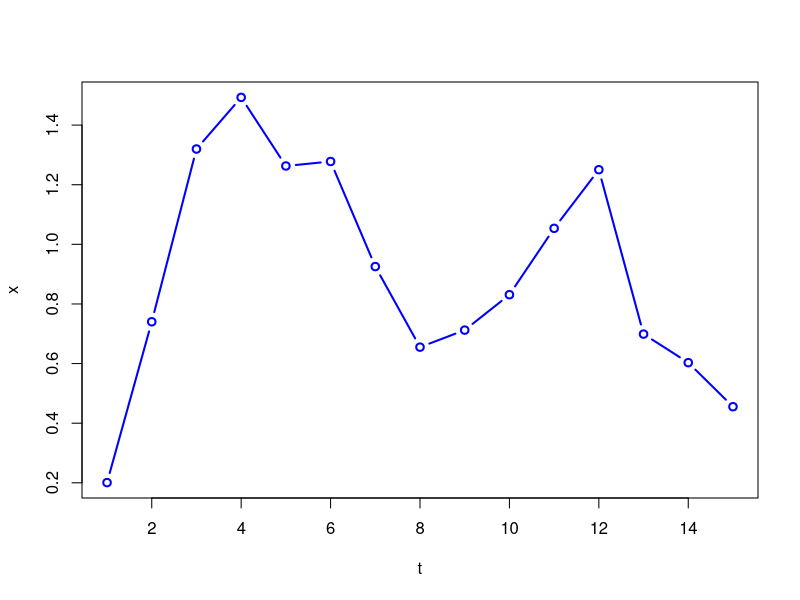
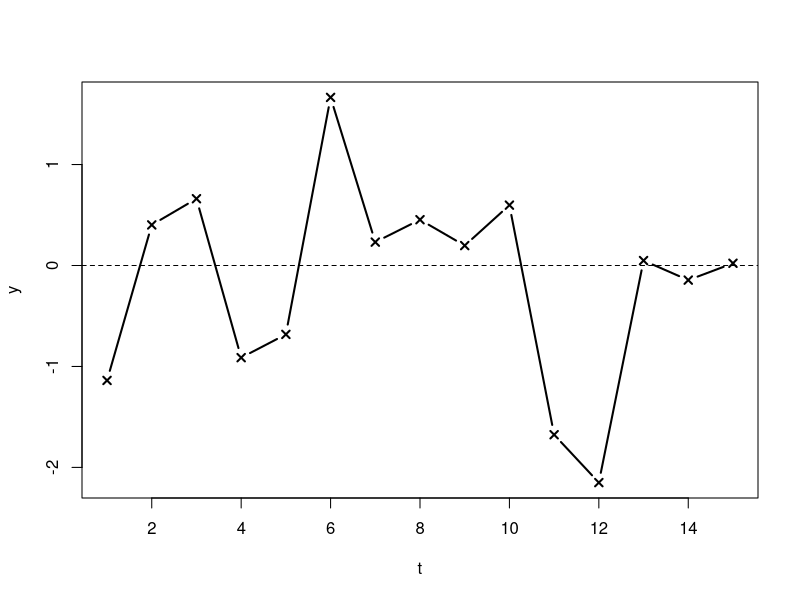
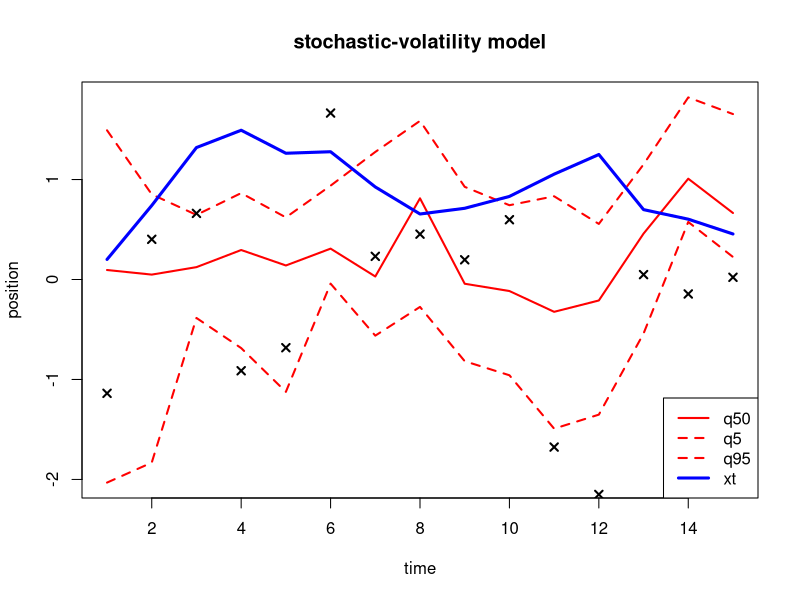
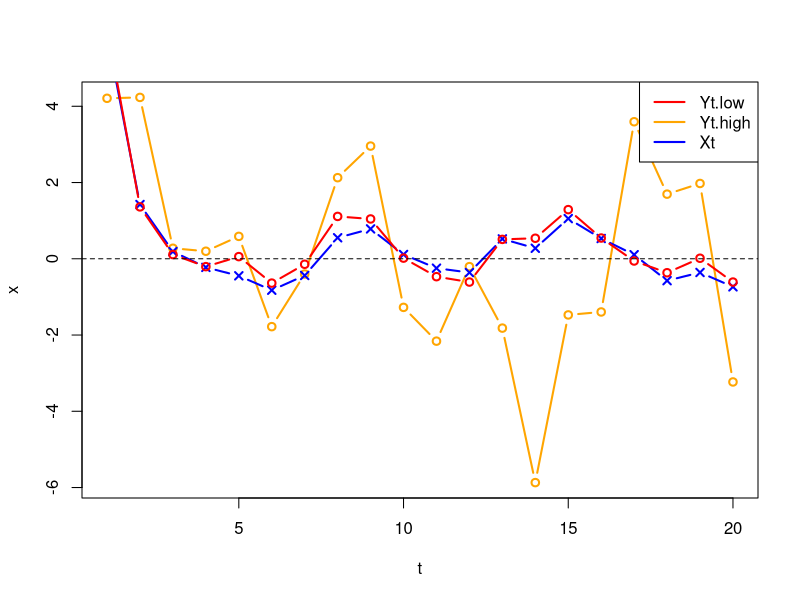
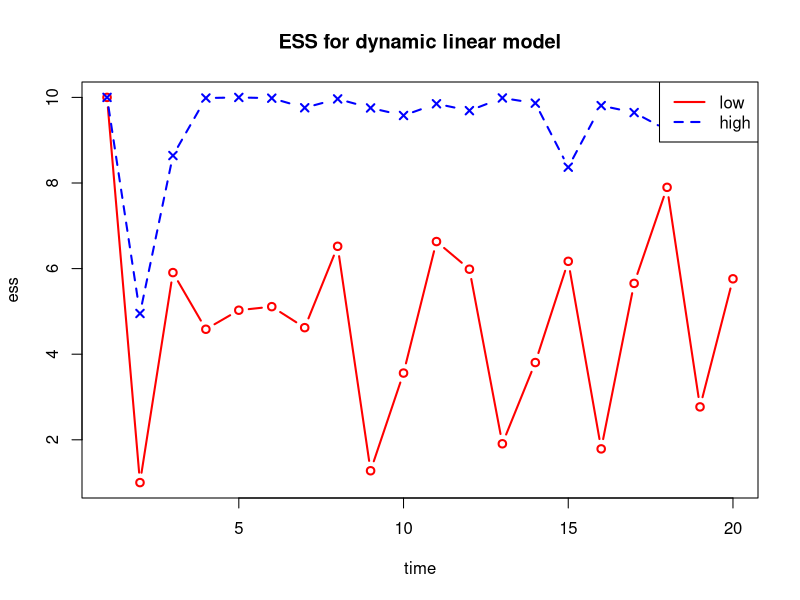
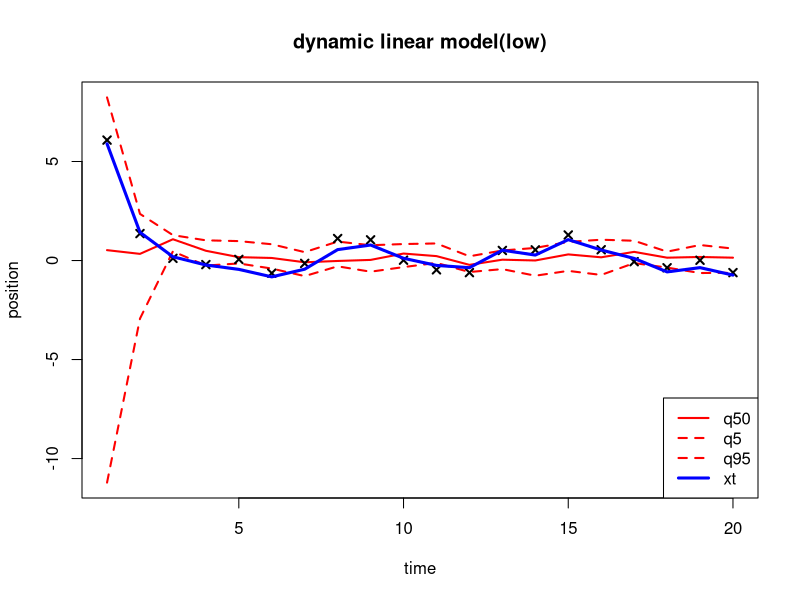
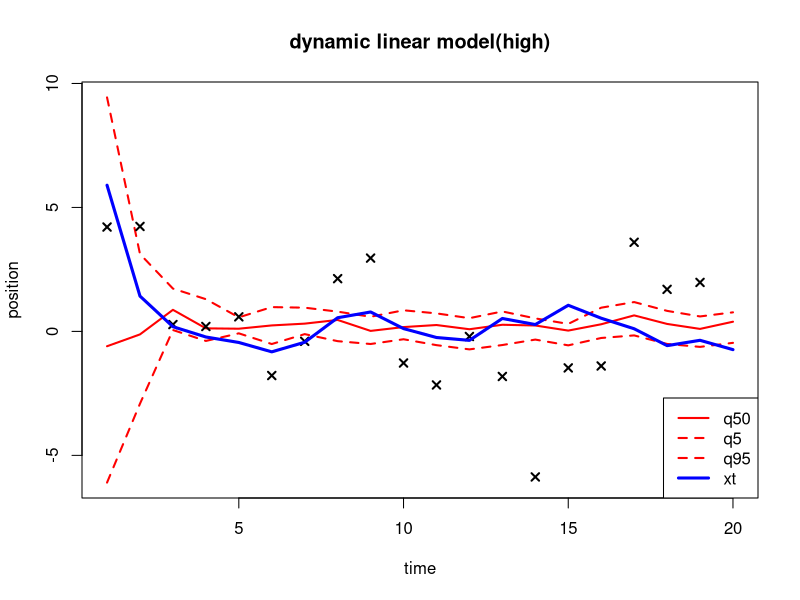
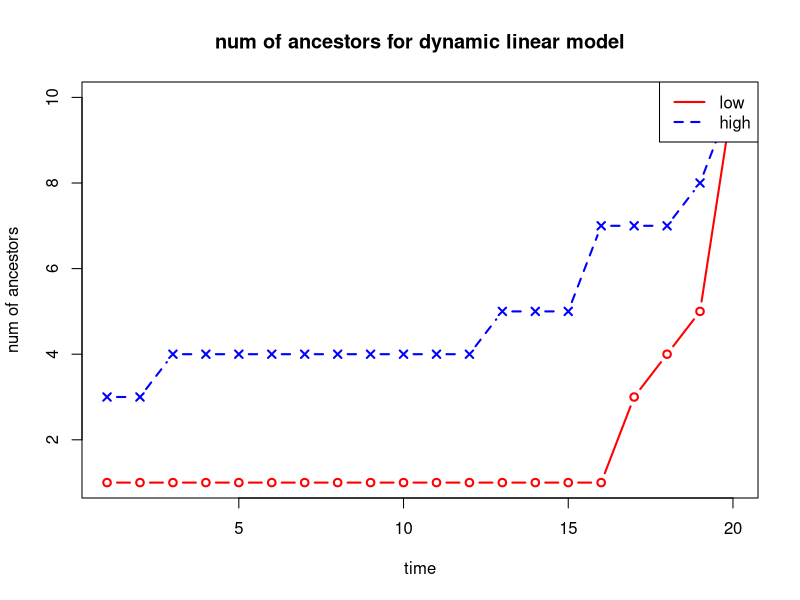

Recreate these plots in R, in order.
library(ggplot2)
library(coda)

# We use PF is to get the approximation of two things: p(x_t|y_{1:t}, theta) and p(y_{1:T}|theta)
# so the outputs should be: X_T, w_T and \hat{p}(y_{1:T}|theta)
# In order to prepare for the Particle Gibbs, we also need the ancestor matrix

# Particle Filter using multinomial resampling
PF.multi <- function(simX0, simXt, loglike, simX0_params, simxt_params, loglike_params, ys, M, N, d){
  # create the objects
  X <- array(NA, dim = c(d, M, N))
  ancestors <- array(NA, dim =c(M, N))
  w.nor <- rep(1/M, M)
  
  #initialise the objects                   
  X[, , 1] <- simX0(simX0_params, M, d)
  ancestors[, 1] <- 1:M
  y.loglikely <- 0
  
  # update
  for(i in 1:(N-1)){
    index <- sample(1:M, size = M, replace = TRUE, prob = w.nor) # resample the index 1:M based on weights[, i]
    ancestors[, i+1] <- index # the ancestor of the (i+1)th generation of the particles
    x.tilda <- X[, , i][index] # get the resampled particles
    X[, , i+1] <- simXt(x.tilda, simxt_params, d) # sample from the transition kernel based on x.tilda
    
    logW <- loglike(X[, , i+1], loglike_params, ys[i]) # compute the log weights for X[, , i+1]
    logW.max <- max(logW)
    wstars <- exp(logW - logW.max)
    
    y.loglikely <- y.loglikely + log(mean(wstars)) + logW.max # maximum marginal loglikelhood
    w.nor <- wstars/sum(wstars) # normalised weight
  }
  return(list(X=X, weights=w.nor, ancestors=ancestors, y.loglikely=y.loglikely))
}

# Particle Filter using systematic resampling
systematic_sampling <- function(samples, weights) {
  # arguments: weights must be normalised weights
  M <- length(samples)
  cumulative_sum <- cumsum(weights)
  step <- 1 / M
  start <- runif(1, min = 0, max = step)
  positions <- seq(start, 1, by = step)
  new_samples <- numeric(M)
  i <- 1
  for (j in 1:M){
    while (positions[j] > cumulative_sum[i]){
      i <- i + 1
    }
    new_samples[j] <- samples[i]
  }
  return(new_samples)
}

PF.sys <- function(simX0, simXt, loglike, simX0_params, simxt_params, loglike_params, ys, M, N, d){
  # create the objects
  X <- array(NA, dim = c(d, M, N))
  ancestors <- array(NA, dim =c(M, N))
  w.nor <- rep(1/M, M)
  ess <- numeric(N)
  
  #initialise the objects                   
  X[, , 1] <- simX0(simX0_params, M, d)
  ancestors[, 1] <- 1:M
  y.loglikely <- 0
  ess[1] <- M
  
  # update
  for(i in 1:(N-1)){
    index <- systematic_sampling(1:M, w.nor) # resample the index 1:M based on w.nor
    ancestors[, i+1] <- index # the ancestor of the (i+1)th generation of the particles
    x.tilda <- X[, , i][index] # get the resampled particles
    X[, , i+1] <- simXt(x.tilda, simxt_params, d) # sample from the transition kernel based on x.tilda
    
    logW <- loglike(X[, , i+1], loglike_params, ys[i]) # compute the log weights for X[, , i+1]
    logW.max <- max(logW)
    wstars <- exp(logW - logW.max)
    
    y.loglikely <- y.loglikely + log(mean(wstars)) + logW.max # maximum marginal loglikelhood
    w.nor <- wstars/sum(wstars) # normalised weight
    
    ess[i+1] <- 1/sum(w.nor^2)
  }
  return(list(X=X, weights=w.nor, ancestors=ancestors, y.loglikely=y.loglikely, ess=ess))
}

# visualisation
quantiles <- function(x) {
  quantile(x, probs = c(0.05, 0.5, 0.95))
}

############### Example 1: stochastic-volatility model #########################
simX0_1 <- function(params, M, d){
  sigma <- params[1]
  phi <- params[2]
  x <- rnorm(M, mean = 0, sd = sqrt(sigma^2/(1-phi^2)))
  return(x)
}

loglike_1 <- function(xt, params, y){
  K <- params[1]
  dnorm(y, mean = 0, sd = K*sqrt(exp(xt)), log=TRUE)
}

simXt_1 <- function(x, params, d){
  phi <- params[1]
  sigma <- params[2]
  epsilon <- rnorm(M, mean = 0, sd = 1)
  xt <- phi*x + sigma*epsilon
  xt
}

# parameters
d <- 1
M <- 10
N <- 15
sigma <- 0.4
phi <- 0.95
K <- 0.6

### arguments ###################
# sigma, phi, K

simX0_params_1 <- c(sigma, phi)
simxt_params_1 <- c(phi, sigma)
loglike_params_1 <- c(K)

# simulation 1
ts <- seq(from = 1, to = N, by = 1)
xs <- rep(NA, N)
set.seed(1234567)
xs[1] <- simX0_1(simX0_params_1, 1)
for(i in 1:(N-1)){
  xs[i+1] <- simXt_1(xs[i], simxt_params_1)
}
# print(xs)
ys_1 <- rnorm(N, mean = 0, sd = K*sqrt(exp(xs)))
plot(ts, xs,type="b",pch=1,lwd=2,xlab="t",ylab="x",col="blue") # hidden process
plot(ts, ys_1,xlab="t",ylab="y",type="b",lwd=2,pch=4)
abline(h=0,col="black",lty=2)

######################## PF test1 ######################################
set.seed(1234567)
pf.1 <- PF.multi(simX0_1, simXt_1, loglike_1, simX0_params_1, simxt_params_1, loglike_params_1, ys_1, M, N, d)
X.1 <- pf.1$X
weights.1 <- pf.1$weights
ancestors.1 <- pf.1$ancestors
y.loglikely.1 <- pf.1$y.loglikely # -23.00247

# visualisation
qs <- matrix(nrow=3, ncol=N, data = NA)
for(i in 1:N){
  qs[,i] <- quantiles(X.1[1, ,i])
}

Ts=(1:N)
qlo=min(qs); qhi=max(qs)
plot(Ts,qs[2,],type="l",lwd=2,col="red",xlab="time",ylab="position",
     ylim=c(qlo,qhi))
lines(Ts,qs[1,],lwd=2,lty=2,col="red")
lines(Ts,qs[3,],lwd=2,lty=2,col="red")
points(Ts,ys_1,pch=4,lwd=2)
lines(Ts,xs,col="blue",lty=1,lwd=3)
title(main = "stochastic-volatility model")
legend("bottomright",c("q50","q5","q95","xt"),col=c("red","red","red","blue"),
       lty=c(1,2,2,1),lwd=c(2,2,2,3))

############################ Example 2 Dynamic linear model ###################################
simX0_2 <- function(params, M, d){
  v0 <- params[1]
  x <- rnorm(M, mean = 0, sd = sqrt(v0))
  return(x)
}

simXt_2 <- function(x, params, d){
  a <- params[1]
  b <- params[2]
  vx <- params[3]
  xt <- rnorm(M, mean = a*x+b , sd = sqrt(vx))
  xt
}

loglike_2 <- function(xt, params, y){
  vy <- params[1]
  dnorm(y, mean = xt, sd = sqrt(vy), log=TRUE)
}

d <- 1
M <- 10
N <- 20

# parameters
v0 <- 50 # starting from a point far away from zero
vx <- 0.2
vy.low <- 0.05
vy.high <- 5
d <- 1
a <- 0.3
b <- 0.1

# arguments 
simX0_params_2 <- c(v0)
simXt_params_2 <- c(a, b, vx)
loglike_params_2_low <- c(vy.low)
loglike_params_2_high <- c(vy.high)

# simulation 2
ts <- seq(from = 1, to = N, by = 1)
xs.2 <- rep(NA, N)
set.seed(123456)
xs.2[1] <- simX0_2(simX0_params_2, M, d)
print(xs.2[1])
for(i in 1:(N-1)){
  xs.2[i+1] <- simXt_2(xs.2[i], simXt_params_2, d)
}

# simulate two observed processes with low and high variance
set.seed(123456)
ys.2.low <- rnorm(N, mean = xs.2, sd = sqrt(vy.low))
ys.2.high <- rnorm(N, mean = xs.2, sd = sqrt(vy.high))

plot(ts, ys.2.high, type="b",pch=1,lwd=2,xlab="t",ylab="x",col="orange") # high
lines(ts, xs.2, type="b",pch=4,lwd=2,xlab="t",ylab="x",col="blue") # hidden process
lines(ts, ys.2.low, type="b",pch=1,lwd=2,xlab="t",ylab="x",col="red") # low
abline(h=0,col="black",lty=2)
legend("topright",c("Yt.low","Yt.high","Xt"),col=c("red","orange","blue"), lty = c(1, 1), lwd = c(2, 2))

######################## PF test2 ######################################
# # PF.multi
# set.seed(123456)
# pf.2 <- PF.multi(simX0_2, simXt_2, loglike_2, simX0_params_2, simXt_params_2, loglike_params_2, ys.2, M, N, d)
# X.2 <- pf.2$X
# weights.2 <- pf.2$weights
# ancestors.2 <- pf.2$ancestors
# y.loglikely.2 <- pf.2$y.loglikely 
# 
# qs.2 <- matrix(nrow=3, ncol=N, data = NA)
# for(i in 1:N){
#   qs.2[,i] <- quantiles(X.2[1, ,i])
# }
# 
# Ts=(1:N)
# qlo=min(qs.2); qhi=max(qs.2)
# plot(Ts,qs.2[2,],type="l",lwd=2,col="red",xlab="time",ylab="position",
#      ylim=c(qlo,qhi))
# lines(Ts,qs.2[1,],lwd=2,lty=2,col="red")
# lines(Ts,qs.2[3,],lwd=2,lty=2,col="red")
# points(Ts,ys.2,pch=4,lwd=2)
# lines(Ts,xs.2,col="blue",lty=1,lwd=3)
# title(main = "dynamic linear model(multi)")
# legend("bottomright",c("q50","q5","q95","xt"),col=c("red","red","red","blue"),
#        lty=c(1,2,2,1),lwd=c(2,2,2,3))

########### PF.sys ###############
set.seed(1234567)
pf.2.low <- PF.sys(simX0_2, simXt_2, loglike_2, simX0_params_2, simXt_params_2, loglike_params_2_low, ys.2.low, M, N, d)
pf.2.high <- PF.sys(simX0_2, simXt_2, loglike_2, simX0_params_2, simXt_params_2, loglike_params_2_high, ys.2.high, M, N, d)

# low vy
X.2.low <- pf.2.low$X
weights.2.low <- pf.2.low$weights
ancestors.2.low <- pf.2.low$ancestors
y.loglikely.2.low <- pf.2.low$y.loglikely 
ess.2.low <- pf.2.low$ess

qs.2.low <- matrix(nrow=3, ncol=N, data = NA)
for(i in 1:N){
  qs.2.low[,i] <- quantiles(X.2.low[1, ,i])
}

# high vy
X.2.high <- pf.2.high$X
weights.2.high <- pf.2.high$weights
ancestors.2.high <- pf.2.high$ancestors
y.loglikely.2.high <- pf.2.high$y.loglikely 
ess.2.high <- pf.2.high$ess

qs.2.high <- matrix(nrow=3, ncol=N, data = NA)
for(i in 1:N){
  qs.2.high[,i] <- quantiles(X.2.high[1, ,i])
}

######### visualisation #########
# ESS
Ts=(1:N)
plot(Ts, ess.2.low, type="b",lwd=2,pch=1,col="red",xlab="time",ylab="ess")
lines(Ts, ess.2.high, type="b",lwd=2,pch=4,lty=2,col="blue")
title(main = "ESS for dynamic linear model")
legend("topright",c("low","high"),col=c("red","blue"),
       lty=c(1,2,2,1),lwd=c(2,2,2,3))

#low
Ts=(1:N)
qlo=min(qs.2.low); qhi=max(qs.2.low)
plot(Ts,qs.2.low[2,],type="l",lwd=2,col="red",xlab="time",ylab="position",
     ylim=c(qlo,qhi))
lines(Ts,qs.2.low[1,],lwd=2,lty=2,col="red")
lines(Ts,qs.2.low[3,],lwd=2,lty=2,col="red")
points(Ts,ys.2.low,pch=4,lwd=2)
lines(Ts,xs.2,col="blue",lty=1,lwd=3)
title(main = "dynamic linear model(low)")
legend("bottomright",c("q50","q5","q95","xt"),col=c("red","red","red","blue"),
       lty=c(1,2,2,1),lwd=c(2,2,2,3))

# high
qlo=min(qs.2.high); qhi=max(qs.2.high)
plot(Ts,qs.2.high[2,],type="l",lwd=2,col="red",xlab="time",ylab="position",
     ylim=c(qlo,qhi))
lines(Ts,qs.2.high[1,],lwd=2,lty=2,col="red")
lines(Ts,qs.2.high[3,],lwd=2,lty=2,col="red")
points(Ts,ys.2.high,pch=4,lwd=2)
lines(Ts,xs.2,col="blue",lty=1,lwd=3)
title(main = "dynamic linear model(high)")
legend("bottomright",c("q50","q5","q95","xt"),col=c("red","red","red","blue"),
       lty=c(1,2,2,1),lwd=c(2,2,2,3))

# the function of obtaining the num of ancestors 
aces_num <- function(aces_matrix){
  ancestors_num <- rep(NA, N)
  ancestors_num[N] <- M
  aces <- aces_matrix[,N]
  for(i in 1:(N-1)){
    index <- unique(aces) # make the index unique
    ancestors_num[N-i] <- length(index) # the number of ancestors
    aces <- aces_matrix[index,N-i] # get the index of the previous ancestors
  }
  return(ancestors_num)
}

Ts=(1:N)
aces.low <- aces_num(ancestors.2.low)
aces.high <- aces_num(ancestors.2.high)
plot(Ts, aces.low, type="b",lwd=2,pch=1,col="red",xlab="time",ylab="num of ancestors")
lines(Ts, aces.high, type="b",lwd=2,pch=4,lty=2,col="blue")
title(main = "num of ancestors for dynamic linear model")
legend("topright",c("low","high"),col=c("red","blue"),
       lty=c(1,2,2,1),lwd=c(2,2,2,3))
